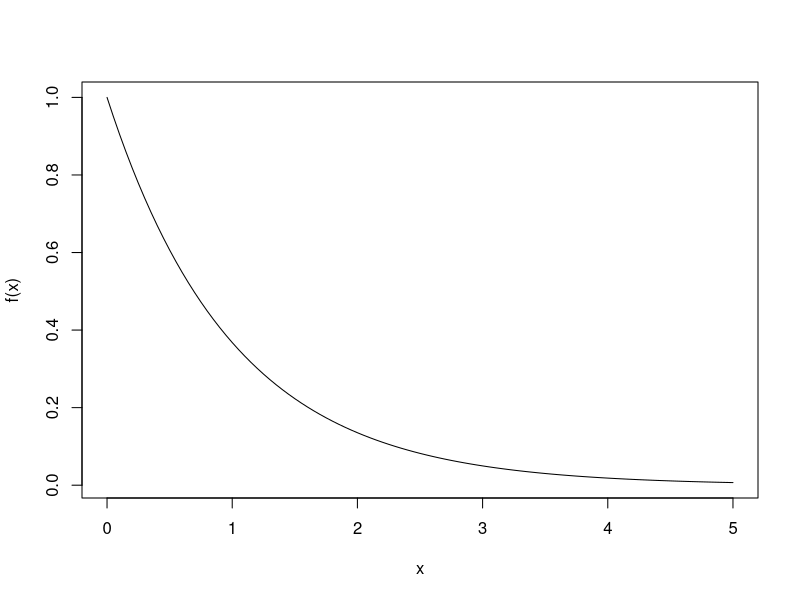
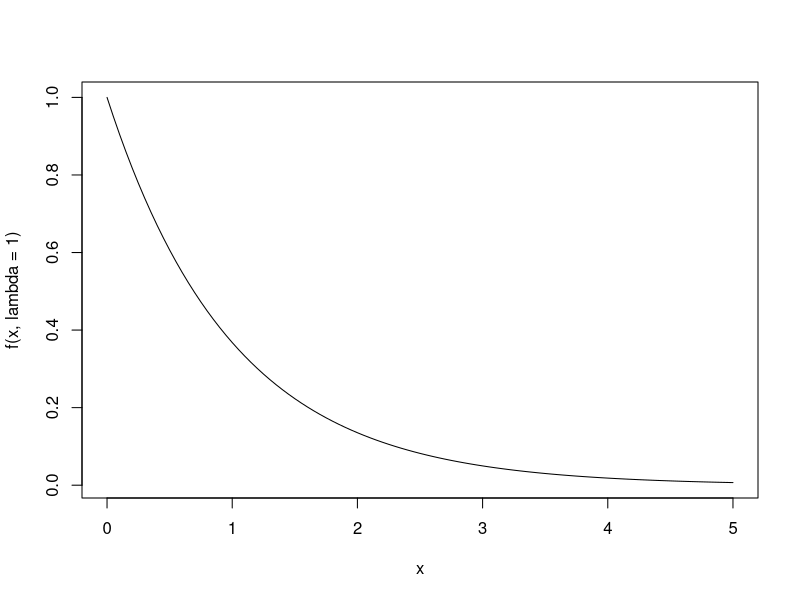
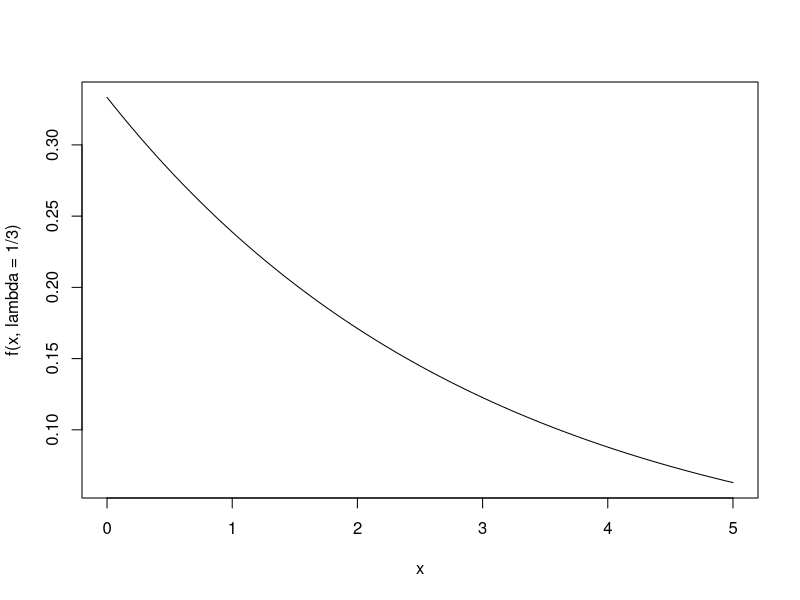
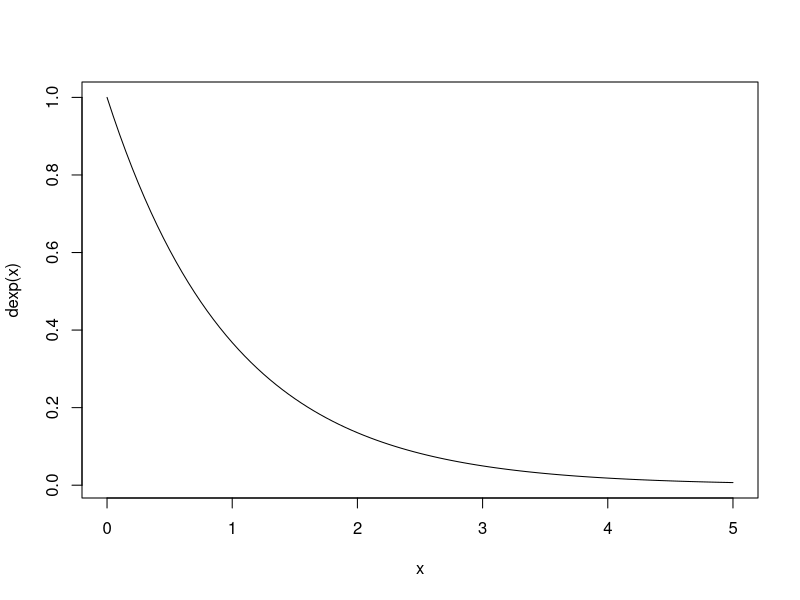
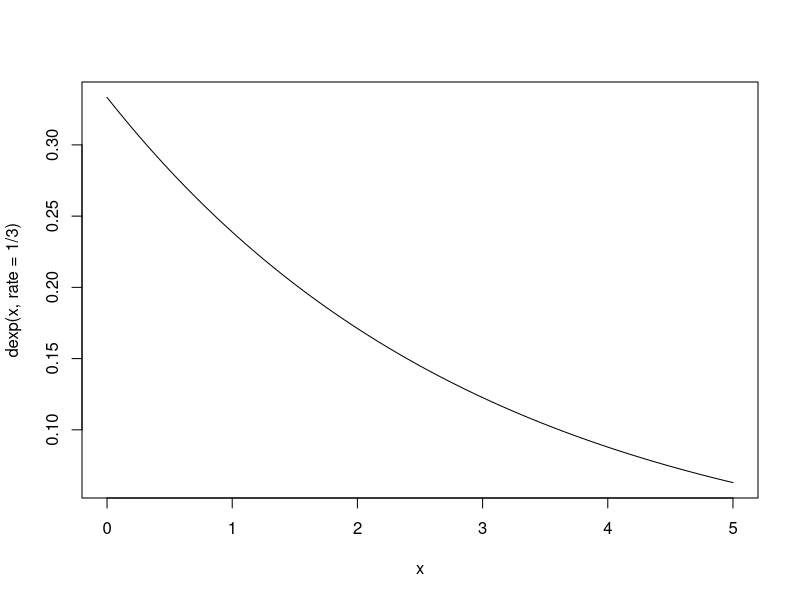
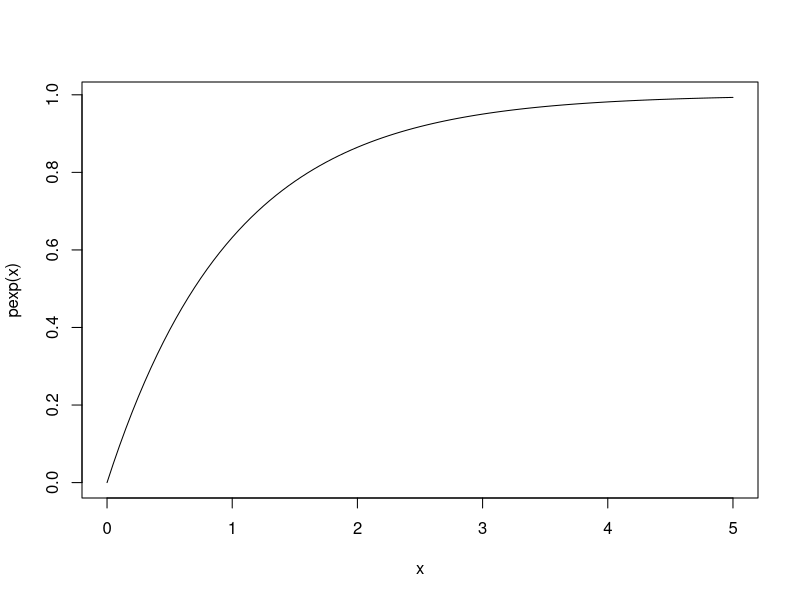
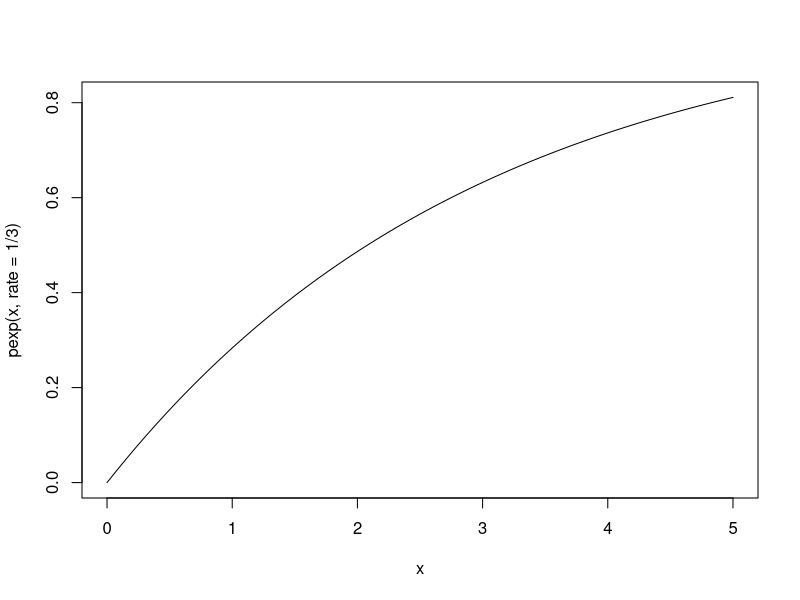
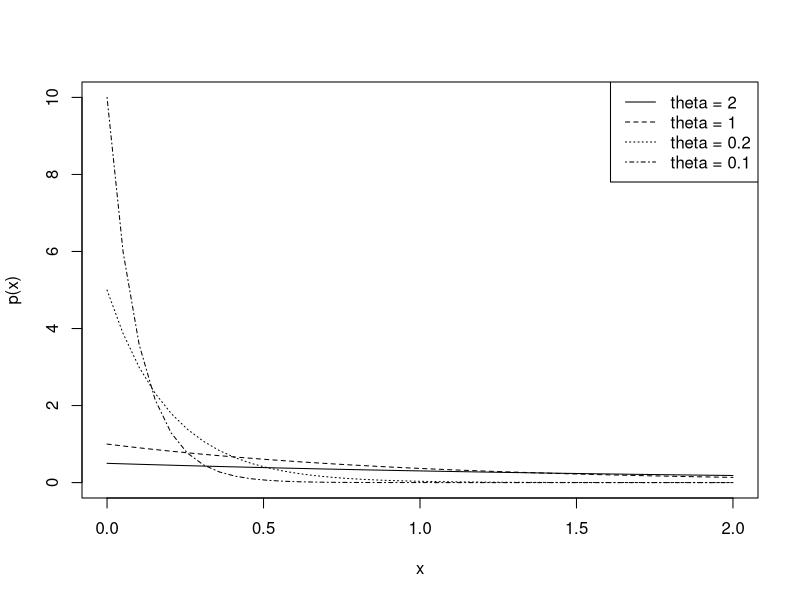

R code for these plots, in order:
## ---- chunk 1
# density function of U(0, 1)
dunif(0.2, min=0, max=1)
dunif(0.2) # 0 and 1 are the default values

# cumulative distribution function of U(0, 1)
punif(0.2)

# uniformly distributed random values
runif(3)
runif(3, -3, 4)
## ---- chunk 2
f <- function(x, lambda=1) lambda*exp(-lambda*x)

f(0.5)
f(0.5, lambda=1/3)

# or equivalently

dexp(0.5)
dexp(0.5, rate=1/3) # rate=lambda
## ---- chunk 3
# the curve function 
curve(f, from=0, to=5) # note that f needs to be a function of 'x'

curve(f(x, lambda=1), 0, 5) # to include additional arguments 
curve(f(x, lambda=1/3), 0, 5)

# exploit the build-in function for pdf
curve(dexp, 0, 5)
curve(dexp(x, rate=1/3), 0, 5)

# plot the cdf
curve(pexp, 0, 5)
curve(pexp(x, rate=1/3), 0, 5)
## ---- chunk 4
x <- seq(0, 2, length=40)
theta <- c(2, 1, .2, .1) # mean of distribution
y <- matrix(NA, 40, 4)
for (i in 1:4) {
  y[,i] <- dexp(x, 1/theta[i]) # parameter is the rate=lambda
}

# legend with the expected value 'theta'
matplot(x, y, type='l', xlab='x', ylab='p(x)', lty=1:4, col=1)
legend('topright', paste('theta =', theta), lty=1:4)

# legend with the rate 'lambda'
matplot(x, y, type='l', xlab='x', ylab='p(x)', lty=1:4, col=1)
legend('topright', paste('lambda =', 1/theta), lty=1:4)
## ---- chunk 5
# some pdf's
curve(dnorm,-8,8)
curve(dnorm(x, mean=0, sd=2), add=TRUE, col=2)
curve(dnorm(x, mean=0, sd=4), add=TRUE, col=3)

curve(dnorm, -8, 8)
curve(dnorm(x, -2, 1), add=TRUE, col=2)
curve(dnorm(x,  2, 2), add=TRUE, col=3)

# and corresponding cdf's
curve(pnorm,-8,8)
curve(pnorm(x,0,2),add=TRUE, col=2)
curve(pnorm(x,0,4),add=TRUE, col=3)

# compute probabilities of the normal distribution 
# N(0, 1), Pr(X<0)
pnorm(0)

# N(0,1), Pr(-1<X<2)
pnorm(2)-pnorm(-1)

# N(2, 5), Pr(1<X<7)
pnorm(7, mean = 2, sd=sqrt(5))-pnorm(1, mean = 2, sd=sqrt(5))
## ---- chunk 6
qunif(0.6, min=-0.5, max=1.5)

pr <- 0.6
q  <- qunif(pr, min=-0.5, max=1.5)
q
## ---- chunk 7
curve(dunif(x, min=-0.5, max=1.5), -0.5, 1.5, xlim=c(-1, 2), ylim=c(0, 0.7), ylab='f(x)')
lines(c(-0.5, -0.5), c(0, 0.5), lty=3)
lines(c(1.5, 1.5), c(0, 0.5), lty=3)
abline(h=0)
polygon(c(-0.5, -0.5, q, q), c(0, 0.5, 0.5, 0), col='gray')
## ---- chunk 8
pr <- 0.6
q <- qunif(pr, -0.5, 1.5)
curve(punif(x, min=-0.5, max=1.5), -1, 2, ylab='F(x)', ylim=c(0,1.2))
abline(h=pr, v=q, lty=3, col='red')
## ---- chunk 9
# Recall that for lambda=1 we have expected.value=standard.deviation=1
pr <- 0.6
q <- qexp(pr, rate=1)
q

# Quantile on the density function
par(mfrow=c(1, 2))

curve(dexp, 0, 4, ylab='f(x)')
x <- seq(0, q, length=1000)
y <- dexp(x)
polygon(c(0, x, q), c(0, y, 0), col='gray')

# Quantile on the cumulative distribution function
curve(pexp, 0, 4, ylim=c(0, 1.1), ylab='F(x)')
lines(x=c(0, q), y=c(pr, pr), lty=2, col='blue')
lines(x=c(q, q), y=c(0, pr), lty=2, col='blue')
par(mfrow=c(1, 1))
## ---- chunk 10
# we consider mu=1 and sigma=1 so that we have same mean and std of exp(1) distribution 
pr <- 0.6
q <- qnorm(pr, mean=1, sd=1)
q
# Quantile on the density function
par(mfrow=c(1, 2))

curve(dnorm(x, mean=1, sd=1), -2, 4, ylab='f(x)')
x <- seq(-2, q, length=1000)
y <- dnorm(x, mean=1, sd=1)
polygon(c(-2, x, q), c(0, y, 0), col='gray')

# Quantile on the cumulative distribution function
curve(pnorm(x, mean=1, sd=1), -2, 3, ylim=c(0, 1.1), ylab='F(x)')
lines(x=c(-2, q), y=c(pr, pr), lty=2, col='blue')
lines(x=c(q, q), y=c(0, pr), lty=2, col='blue')
par(mfrow=c(1, 1))
## ---- chunk 11
pr <- 0.6

curve(pnorm(x, mean=1, sd=1), -2, 3, ylim=c(0, 1.1), ylab='F(x)')
curve(pexp, -2, 3, ylim=c(0, 1.1), ylab='F(x)', add=TRUE, col='blue')

abline(h=pr, lty=3, col='red', lwd=2)
points(c(qexp(pr), qnorm(pr, mean=1, sd=1)), c(pr, pr), pch=16)
## ---- chunk 12
set.seed(123)
x <- rexp(4)
sort(x)

plot(ecdf(x), xlim=c(0,1.75), ylim=c(0, 1.1), axes=FALSE)
box()
axis(2, at=c(0, 0.25, 0.5, 0.75, 1))
axis(1, at=round(x, 3))
## ---- chunk 13
set.seed(123)
x <- rexp(30)
plot(ecdf(x), xlim=c(0,4))
curve(pexp, add=TRUE, col='blue')
## ---- chunk 14
set.seed(123)
x <- rnorm(30, mean=1, sd=1)
plot(ecdf(x), xlim=c(-3,3))
curve(pnorm(x, mean=1, sd=1), add=TRUE, col='blue')
## ---- chunk 15
set.seed(123)
x <- rexp(30)
plot(ecdf(x), xlim=c(-3,3))
curve(pnorm(x, mean=1, sd=1), add=TRUE, col='blue')
## ---- chunk 16
set.seed(123)
x <- rexp(30)
qqnorm(x)
qqline(x)
## ---- chunk 17
# right skewed

set.seed(123)
x <- rexp(50)

par(mfrow=c(1,2))
hist(x, freq=FALSE, col='cyan')
qqnorm(x)
qqline(x)
par(mfrow=c(1,1))

# left skewed

set.seed(123)
x <- -rexp(50)

par(mfrow=c(1,2))
hist(x, freq=FALSE, col='cyan')
qqnorm(x)
qqline(x)
par(mfrow=c(1,1))


# light tails

set.seed(123)
x <- runif(30)


par(mfrow=c(1,2))
hist(x, freq=FALSE, col='cyan')
qqnorm(x)
qqline(x)
par(mfrow=c(1,1))

# heavy tails

set.seed(123)
x <- rt(50, 3)

par(mfrow=c(1,2))
hist(x, freq=FALSE, col='cyan')
qqnorm(x)
qqline(x)
par(mfrow=c(1,1))
## ---- chunk 18
library(MASS)
data(Animals)
attach(Animals)
## ---- chunk 19
l.body <- log10(body)


par(mfrow=c(1, 2))
qqnorm(body)
qqline(body)
qqnorm(l.body)
qqline(l.body)
par(mfrow=c(1,1))
## ---- chunk 20
data(faithful)
attach(faithful)
## ---- chunk 21
par(mfrow=c(1,2))
hist(waiting, freq=FALSE, col='cyan')
qqnorm(waiting)
qqline(waiting)
par(mfrow=c(1,1))
## ---- chunk 22
# density function with 5 degrees of freedom
curve(dchisq(x, df=5), xlim=c(0, 20))
## ---- chunk 23
# 5 degrees of freedom
curve(dt(x, 5),  xlim=c(-5, 5), ylab='pdf', xlab='', col='blue', lwd=1.5)
## ---- chunk 24
curve(dnorm, xlim=c(-5, 5), ylab='pdf', xlab='', col='red', lwd=1.5)
curve(dt(x, 1),  add=TRUE, lty=2, col='blue', lwd=1.5)
curve(dt(x, 4),  add=TRUE, lty=3, col='black', lwd=1.5)
curve(dt(x, 16), add=TRUE, lty=4, col='black', lwd=1.5)


leg.label <- c('t df = 1', 't df = 4', 't df = 16', 'Normal' )
leg.lty   <- c(2, 3, 4, 1)
leg.col <- c('blue', 'black', 'black',  'red')
legend (x='topleft', y=NULL, legend=leg.label, lty=leg.lty, col=leg.col, lwd=1.5)
## ---- chunk 25
x <- rnorm(1000)
y <- rt(1000, 5)

boxplot(x, y, names=c('normal dist.', 't dist. with 5df'), col='lightgray')
## ---- chunk 26
curve(df(x, df1=5, df2=7), xlim=c(0, 5))
## ---- chunk 27
# This function considers a random variable X~N(5,1) and plots its density function together with the density function of sample mean of n i.i.d. observations from X 
samplingdist <- function(n) {
  curve(dnorm(x,5,1), xlim=c(2,8), ylim=c(0,2), col=2, lwd=1.5, ylab='')
  curve(dnorm(x,5,1/sqrt(n)), xlim=c(2,8), ylim=c(0,2), lwd=1.5,add=TRUE)
  Sys.sleep(0.2)}

# apply samplingdist() for a single value of n
samplingdist(5)

# apply the function samplingdist() for n from 1 to 20 
# Run in terminal
# ignore <- sapply(1:20, samplingdist)
## ---- chunk 28
# Empirical check of the CLT with exponential distribution X~Exp (1) so that E(X)=var(X)=1
# We first consider a sample from Exp(1) and compare histogram of sample data both with true density function, that is of Exp(1) and with that of a normal distribution with same mean and variance N(1,1). 
y <- rexp(10000)
hist(y, prob=TRUE, main='Exp(1) vs N(0,1)', xlab='', ylab='', xlim=c(-2, 7), ylim=c(0, 1.1))
abline(v=0)
curve(dexp, add=TRUE, col='red', lwd=2, from=0.001, to=7)
curve(dnorm(x, mean=1, sd=1), add=TRUE, lwd=2, col='blue')
## ---- chunk 29
# We now consider Y that is obtained from arithmetic mean of n i.i.d. Exp(1) random variables so that E(Y)=1, var(Y)=1/n and compare its denisty with that of N(1; 1/n) (note that sd=1/sqrt(n)) increasing values of n are considered set the value of n
n <- 2

# sample n i.i.d. values from X~Exp (1) and compute the mean
y <- mean(rexp(n))

# repeat this operation 10000 times and plot the histogram
y <- c()
for(i in 1:10000) y <- c(y, mean(rexp(n)))
hist(y, prob=TRUE, main=paste('n = ', n), xlab='', ylab='')

# add the density of the Normal approximation 
curve(dnorm(x, mean=1, sd=1/sqrt(n)), add=TRUE, lwd=2, col='blue')
## ---- chunk 30
# implement this procedure in a function 
CLT.check <- function(n){
  mu.y <- 1
  sd.y <- 1/sqrt(n)
  y <- c()
  for(i in 1:10000) y <- c(y, mean(rexp(n)))
  hist(y, breaks=40, prob=TRUE, main=paste('n =', n), xlab='', ylab='', xlim=c(1-3*sd.y, 1+4*sd.y))
  curve(dnorm(x, mean=mu.y, sd=sd.y), add=TRUE, col='blue', lwd=2)
}


# compare what happens for increasing values of n
par(mfrow=c(2,3))
set.seed(123)
for (n in c(1, 2, 4, 20, 50, 100)) CLT.check(n)
par(mfrow=c(1,1))
## ---- chunk 31
# point a)
mu    <- 12.01
sigma <- 0.2

# mean of n=144 bottles
n <- 144
var.x.bar <- sigma^2/n
sd.x.bar  <- sqrt(var.x.bar)

# note that 144=12^2
sd.x.bar <- sigma/12
pnorm(12, mean=mu, sd=sd.x.bar)

# point b) 
mu <- 12.3
pnorm(12, mean=mu, sd=sd.x.bar)
## ---- chunk 32
mu    <- 0.08
sigma <- 0.01

n <- 250

mu.y  <- n*mu
var.y <- n*sigma^2
sd.y  <- sqrt(var.y)

# a)
1-pnorm(20.2, mean=mu.y, sd=sd.y)

# b) 
qnorm(0.1, mean=mu.y, sd=sd.y)
qnorm(0.9, mean=mu.y, sd=sd.y)

# c) There is not enough information: the distribution of page thickness in unknown
## ---- chunk 33
x <- 0:4
pr <- c(0.1, 0.3, 0.3, 0.2, 0.1)

# expected value of X
mu <- sum(x*pr)
mu

# variance of X
sigma2 <- sum((x-mu)^2*pr)
sigma2

# mean of 100 days
n <- 100
var.x.bar <- sigma2/n
sd.x.bar  <- sqrt(var.x.bar)
1-pnorm(2, mean = mu, sd = sd.x.bar)
## ---- chunk 34
q.95 <- qnorm(0.95)
q.95

n <- (q.95*0.5/0.1)^2
n
## ---- chunk 35
n <- 100
pr <- 0.3

# exact probability form Binomial distribution
1 - pbinom(35, n, pr)

# approximate probability using the CLT
mu.y <- n*pr
sigma2.y <- n*pr*(1-pr) 

1 - pnorm(35, mean=mu.y, sd=sqrt(sigma2.y))


# compare the exact Binomial pdf with approximating Normal pdf
x <- 10:50
pr.x <- dbinom(x, n, pr)
plot(x, pr.x, type='h', xlab='', ylab='', main='')
curve(dnorm(x,  mean=mu.y, sd=sqrt(sigma2.y)), add=TRUE, lwd=2, lty=2, col='red')

# note that a better approximation could be obtained by applying a 'continuity correction' that is done by replacing 35 with 35.5
1 - pnorm(35.5, mean=mu.y, sd=sqrt(sigma2.y))
## ---- chunk 36
setwd('/home/hieu/BDMA/SL/')

temp.data <- read.table('normtemp-data/normtemp.txt', head=TRUE)
attach(temp.data)
temp.C <- (temperature-32)*5/9

par(mfrow=c(1, 2))
qqnorm(temp.C, main='body temperature')
qqline(temp.C)


par(mfrow=c(1,1))
## ---- chunk 37
# default na.strings = 'NA'
mydata <- read.table('normtemp-data/normtemp-with-NA.txt', head=TRUE)

mydata$temperature[1:10]
is.vector(mydata$temperature)
is.character(mydata$temperature)
is.numeric(mydata$temperature)

# set na.strings='*'
mydata <- read.table('normtemp-data/normtemp-with-NA.txt', head=TRUE, na.strings = '*')

mydata$temperature[1:10]
is.vector(mydata$temperature)
is.character(mydata$temperature)
is.numeric(mydata$temperature)
## ---- chunk 38
is.vector(mydata$gender)
is.character(mydata$gender)
is.factor(mydata$gender)

# define a factor
gender.f <- as.factor(mydata$gender)
is.factor(gender.f)
## ---- chunk 39
# different method  (i.e. behavior) for printing character vectors and factors
mydata$gender[1:10]
gender.f[1:10]

# different method (i.e. behavior) for summary() of character vectors and factors
summary(mydata$gender)
summary(gender.f)
## ---- chunk 40
# modify directly the attributes of the data.frame
mydata$gender <- as.factor(mydata$gender)
## ---- chunk 41
# ordered factor 
mydata <- read.table('normtemp-data/normtemp-with-ordinal-var.txt', head=TRUE, comment.char = '#')

is.character(mydata$age)
is.factor(mydata$age)

# convert into a factor (categorical variable)
age.f <- factor(mydata$age)
is.vector(age.f)
is.factor(age.f)
## ---- chunk 42
# check whether it is recognized as ordered
is.ordered(age.f)

# the levels are printed in arbitrary order 
age.f[1:10]

# convert into an ordered factor
age.fo <- factor(mydata$age, ordered=TRUE, levels=c('<30', '[30, 50)', '[50, 70)', '>=70'))

# the print() function now highlights the order of levels
age.fo[1:10]
## ---- chunk 43
is.ordered(age.fo)
summary(age.f)
summary(age.fo)

# modify directly the data.frame
mydata$age <- factor(mydata$age, ordered=TRUE, levels=  c('<30', '[30, 50)', '[50, 70)', '>=70' ))
